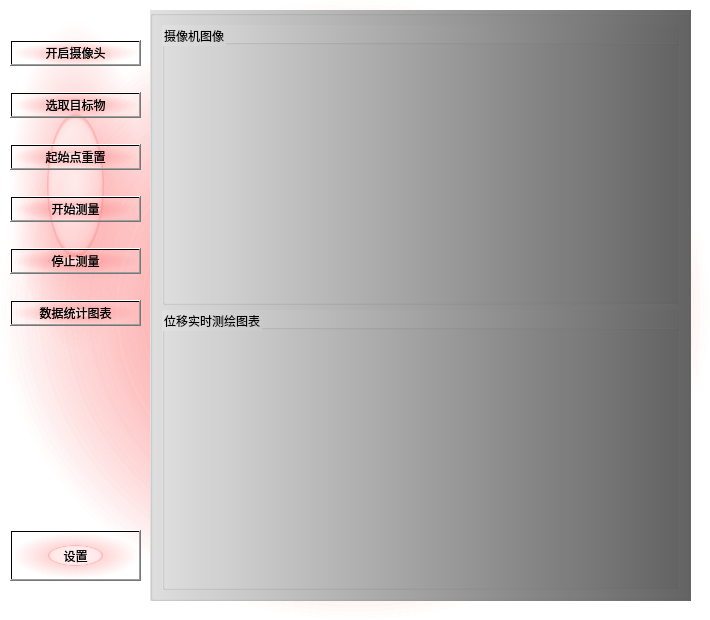
<?xml version="1.0" encoding="UTF-8"?>
<ui version="4.0">
 <class>MainWindow</class>
 <widget class="QMainWindow" name="MainWindow">
  <property name="geometry">
   <rect>
    <x>0</x>
    <y>0</y>
    <width>710</width>
    <height>620</height>
   </rect>
  </property>
  <property name="minimumSize">
   <size>
    <width>710</width>
    <height>620</height>
   </size>
  </property>
  <property name="maximumSize">
   <size>
    <width>710</width>
    <height>620</height>
   </size>
  </property>
  <property name="windowTitle">
   <string>MainWindow</string>
  </property>
  <property name="styleSheet">
   <string notr="true">background-color: qradialgradient(spread:pad, cx:0.5, cy:0.5, radius:0.5, fx:0.5, fy:0.5, stop:0 rgba(255, 235, 235, 206), stop:0.35 rgba(255, 188, 188, 80), stop:0.4 rgba(255, 162, 162, 80), stop:0.425 rgba(255, 132, 132, 156), stop:0.44 rgba(252, 128, 128, 80), stop:1 rgba(255, 255, 255, 0));</string>
  </property>
  <widget class="QWidget" name="centralwidget">
   <widget class="QWidget" name="verticalLayoutWidget_3">
    <property name="geometry">
     <rect>
      <x>10</x>
      <y>20</y>
      <width>131</width>
      <height>331</height>
     </rect>
    </property>
    <layout class="QVBoxLayout" name="buttonLayout">
     <item>
      <widget class="QPushButton" name="cameraButton">
       <property name="text">
        <string>开启摄像头</string>
       </property>
      </widget>
     </item>
     <item>
      <widget class="QPushButton" name="selectTargetButton">
       <property name="text">
        <string>选取目标物</string>
       </property>
      </widget>
     </item>
     <item>
      <widget class="QPushButton" name="resetStartPointButton">
       <property name="text">
        <string>起始点重置</string>
       </property>
      </widget>
     </item>
     <item>
      <widget class="QPushButton" name="startMeasureButton">
       <property name="text">
        <string>开始测量</string>
       </property>
      </widget>
     </item>
     <item>
      <widget class="QPushButton" name="stopMeasureButton">
       <property name="text">
        <string>停止测量</string>
       </property>
      </widget>
     </item>
     <item>
      <widget class="QPushButton" name="dataChartButton">
       <property name="text">
        <string>数据统计图表</string>
       </property>
      </widget>
     </item>
    </layout>
   </widget>
   <widget class="QGroupBox" name="displayGroupBox">
    <property name="geometry">
     <rect>
      <x>150</x>
      <y>10</y>
      <width>541</width>
      <height>591</height>
     </rect>
    </property>
    <property name="styleSheet">
     <string notr="true">background-color: qlineargradient(spread:pad, x1:0, y1:0, x2:1, y2:0, stop:0 rgba(225, 225, 225, 255), stop:1 rgba(100, 100, 100, 255));</string>
    </property>
    <property name="title">
     <string/>
    </property>
    <layout class="QVBoxLayout" name="verticalLayout_4">
     <item>
      <widget class="QGroupBox" name="camViewDisplayGroupBox">
       <property name="minimumSize">
        <size>
         <width>517</width>
         <height>280</height>
        </size>
       </property>
       <property name="maximumSize">
        <size>
         <width>517</width>
         <height>280</height>
        </size>
       </property>
       <property name="title">
        <string>摄像机图像</string>
       </property>
       <layout class="QVBoxLayout" name="verticalLayout_6">
        <item>
         <layout class="QVBoxLayout" name="camViewLayout">
          <property name="sizeConstraint">
           <enum>QLayout::SetFixedSize</enum>
          </property>
         </layout>
        </item>
       </layout>
      </widget>
     </item>
     <item>
      <widget class="QGroupBox" name="dataChartGroupBox">
       <property name="minimumSize">
        <size>
         <width>517</width>
         <height>280</height>
        </size>
       </property>
       <property name="maximumSize">
        <size>
         <width>517</width>
         <height>280</height>
        </size>
       </property>
       <property name="title">
        <string>位移实时测绘图表</string>
       </property>
       <layout class="QVBoxLayout" name="verticalLayout_7">
        <item>
         <layout class="QVBoxLayout" name="dataChartLayout">
          <property name="sizeConstraint">
           <enum>QLayout::SetFixedSize</enum>
          </property>
         </layout>
        </item>
       </layout>
      </widget>
     </item>
    </layout>
   </widget>
   <widget class="QPushButton" name="settingButton">
    <property name="geometry">
     <rect>
      <x>10</x>
      <y>530</y>
      <width>131</width>
      <height>51</height>
     </rect>
    </property>
    <property name="text">
     <string>设置</string>
    </property>
   </widget>
  </widget>
  <action name="actionopen_cam">
   <property name="text">
    <string>open cam</string>
   </property>
  </action>
  <action name="actionclose_cam">
   <property name="text">
    <string>close cam</string>
   </property>
  </action>
 </widget>
 <resources/>
 <connections/>
</ui>
